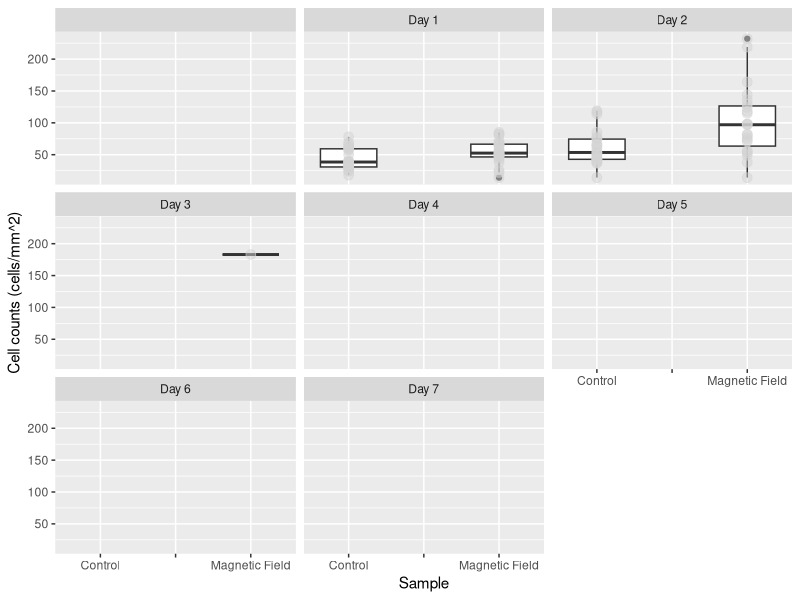
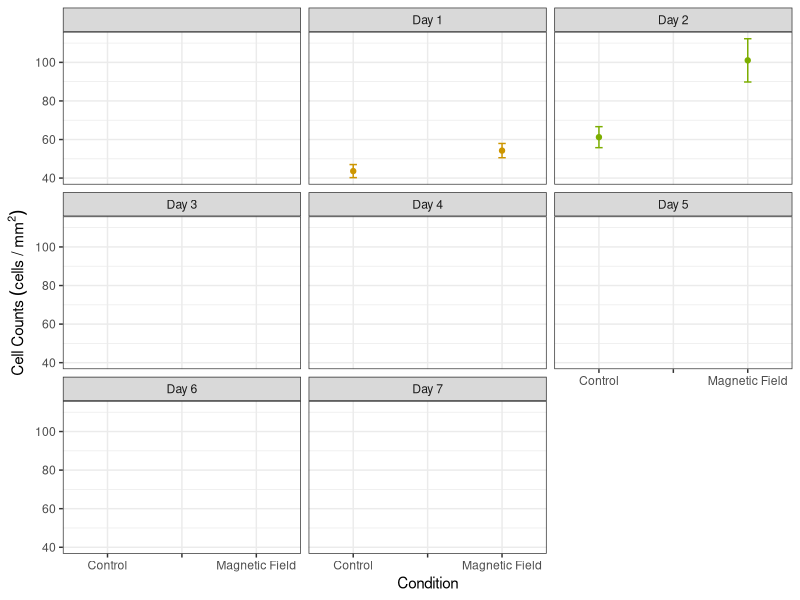
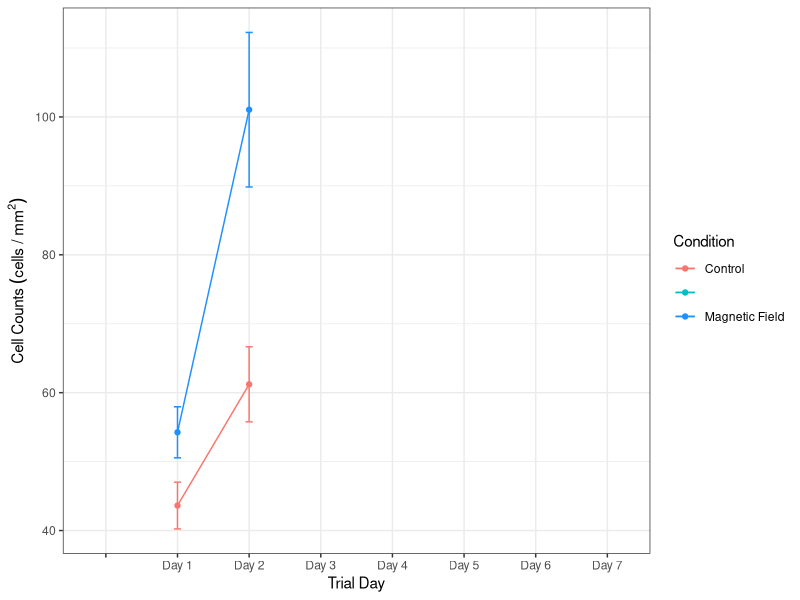

Generate these figures, in order, with R: (Note: this script raises an error after producing the figures.)
## ---- chunk 1
# clear the environment
rm(list = ls())

# import the libraries that we will use
library(ggplot2)
library(dplyr)
library(here)
library(ggfortify)

## ---- chunk 2
# import the data set that we will be analysing, the stringsAsFactors = True argument converts categorical data to factors so we can analyse the levels
counts <- read.csv(here("Data", "CMF4_HT22Cells_3-3_3-10.csv"),stringsAsFactors = TRUE)

# take a look at the structure of the data
glimpse(counts)

# recode the counts to be before and after exposure
counts$Condition <- recode(counts$Condition, "B-Field" = 'Magnetic Field')

# relevel the data to put the control first
counts<- mutate(counts, Condition = relevel(Condition, ref = "Control"),
                        )



## ---- chunk 3
# make a box plot of the data
ggplot(counts, aes(x = Condition, y = Cell_Count)) +
geom_boxplot()+
  geom_point(size = 3, colour = 'lightgrey', alpha = 0.5)+
  facet_wrap(~Trial_Day)+
  xlab("Sample") +
  ylab("Cell counts (cells/mm^2)")
## ---- chunk 4
# find the means of the cell counts and put them in a new table
mean_counts <- counts %>% 
  filter(!is.na(Date), !is.na(Trial_Day), !is.na(Condition)) %>%
    group_by(Condition,Trial_Day) %>% summarise(
      meancounts = mean(Cell_Count),
      secounts = sd(Cell_Count)/sqrt(sum(!is.na(Cell_Count)))
  
       )
## ---- chunk 5
# create scatterplot with error bars
ggplot(mean_counts, aes(Condition, meancounts, color = Trial_Day))+
     geom_point()+
     geom_line()+
     geom_errorbar(aes(ymin = meancounts - secounts,
                       ymax = meancounts + secounts), width = 0.1)+
    theme_bw()+
    facet_wrap(~Trial_Day)+
    theme(legend.position="none")+
    xlab("Condition")+
    ylab(expression(Cell~Counts~(cells~"/"~mm^2)))
         
## ---- chunk 6
library(scales)
# create scatter plot with error bars
ggplot(mean_counts, aes(Trial_Day, meancounts, color = Condition, group = Condition))+
     geom_point()+
     geom_line()+
     scale_color_manual(values=c('#F8766D','#00BFC4', "dodgerblue"))+
     geom_errorbar(aes(ymin = meancounts - secounts,
                       ymax = meancounts + secounts), width = 0.1)+
    theme_bw()+
    #theme(legend.position="none")+
    xlab("Trial Day")+
    ylab(expression(Cell~Counts~(cells~"/"~mm^2)))
## ---- chunk 7
# calculate the growth rates using a for loop and store the results of the data in   a new dataframe

#define the starting value of x (where we want the loop to start iterating through   our previous data set)
  x <- 1

# make an empty data frame
d <- data.frame()

# Write for loop to go through and create a new data set with the growth rates
  for(i in mean_counts$meancounts) {
    y = mean_counts$meancounts[x + 1]
    
    z = (y-x)/24
    
    print(z)
    
    x = x+1
    
    
    mean_counts = rbind(d, z)
  }
  

## ---- chunk 8

# create scatter plot with error bars
ggplot(mean_counts, aes(Date, growthrate, color = Condition, group = Condition))+
     geom_point()+
     geom_line()+
     scale_color_manual(values=c('#F8766D','#00BFC4'))+
     #geom_errorbar(aes(ymin = standardcounts - secounts,
                       #ymax = standardcounts + secounts), width = 0.1)+
    theme_bw()+
    #theme(legend.position="none")+
    xlab("Date")+
    ylab(expression(Cell~Counts~(cells~"/"~mm^2)))
